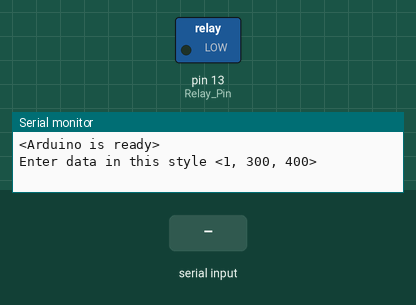
This sketch was run on a simulated Arduino Uno, built with avr-gcc and run on an emulated ATmega328P. Parts: switched loads named in the sketch (green lamp = pin HIGH), the last lines printed to the serial monitor. The inputs (shaded band) are chosen by the test bench.

Above: at 1.2 s.
1.3 s: "<1>" received over Serial
At 1.9 s:
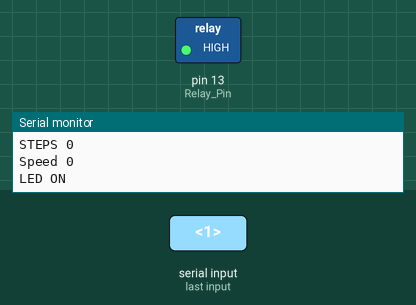
2.8 s: "<0>" received over Serial
At 4.0 s:
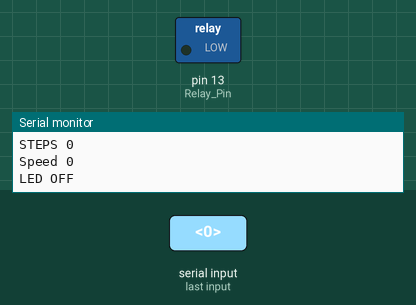
4.3 s: "<1,90>" received over Serial
At 5.4 s:
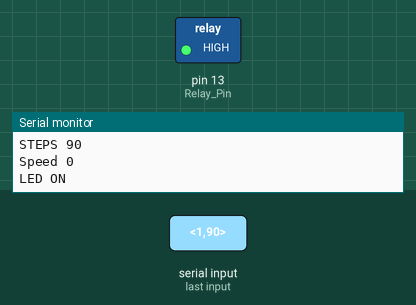
Timing chart, 0 to 7.3 s (numbered marks = the images above; inputs shaded):
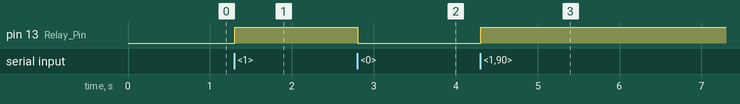

The sketch:

RemoteTrigger.ino
```cpp
const byte numChars = 32;
char receivedChars[numChars];
char tempChars[numChars];
int onoff;  //decides motor status
int spd;  //motorspeed in RPM
int steps; //steps taken
boolean newData = false;

//======================

const long interval = 1000; //interval at which to pause
unsigned long prevTime = 0;
boolean RelayOn = false;

//======================

void setup() {
  pinMode(13, OUTPUT); //Relay Pin
  Serial.begin(9600);
  Serial.println("<Arduino is ready>");
  Serial.println("Enter data in this style <1, 300, 400>  ");
}

//=============

void loop() {
  recvWithStartEndMarkers();
  if (newData == true) {
    strcpy(tempChars, receivedChars);
    parseData();
    showParsedData();
    if (onoff == 1){
        TurnRelayOn();
    }
    if (onoff == 0){
        TurnRelayOff();
    }
    newData = false;
  }
}

//=================

void TurnRelayOn() {
    digitalWrite(13,HIGH);
    Serial.println("LED ON");
    boolean RelayOn = true;
}

//=================

void TurnRelayOff() {
    digitalWrite(13, LOW);
    Serial.println("LED OFF");
    boolean RelayOn = false;
}

//====================

void recvWithStartEndMarkers() {
  static boolean recvInProgress = false;
  static byte ndx = 0;
  char startMarker = '<';
  char endMarker = '>';
  char rc;

  while (Serial.available() > 0 && newData == false) {
    rc = Serial.read();

    if (recvInProgress == true) {
      if (rc != endMarker) {
        receivedChars[ndx] = rc;
        ndx++;
        if (ndx >= numChars) {
          ndx = numChars - 1;
        }
      }
      else {
        receivedChars[ndx] = '\0'; // terminate the string
        recvInProgress = false;
        ndx = 0;
        newData = true;
      }
    }

    else if (rc == startMarker) {
      recvInProgress = true;
    }
  }
}

//==============

void parseData() {      // split the data into its parts

  char * strtokIndx; // this is used by strtok() as an index

  strtokIndx = strtok(tempChars, ",");    // get the first part - the string
  onoff = atoi(strtokIndx); // copy it to messageFromPC

  strtokIndx = strtok(NULL, ","); // this continues where the previous call left off
  spd = atoi(strtokIndx);     // convert this part to an integer

  strtokIndx = strtok(NULL, ",");
  steps = atoi(strtokIndx);     // convert this part to a float

}

//=======================

void showParsedData() {
  Serial.print("Message ");
  Serial.println(onoff);
  Serial.print("STEPS ");
  Serial.println(spd);
  Serial.print("Speed ");
  Serial.println(steps);
}
```

Measured:
- after the input at 1.3 s, pin 13 (Relay_Pin): LOW → HIGH at once
- after the input at 2.8 s, pin 13 (Relay_Pin): HIGH → LOW at once
- after the input at 4.3 s, pin 13 (Relay_Pin): LOW → HIGH at once
